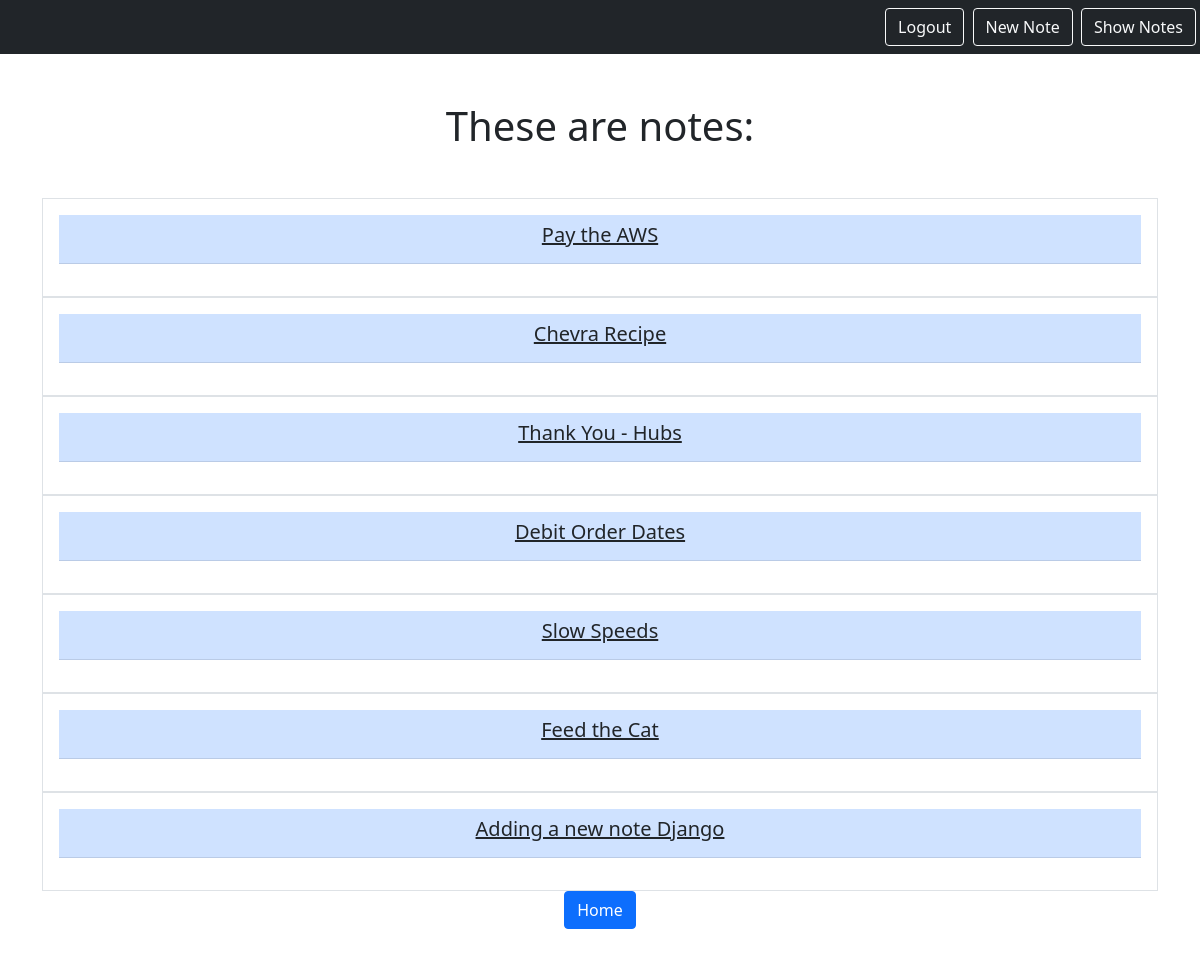
Page /smart/notes (signed in) on the earlier database version.
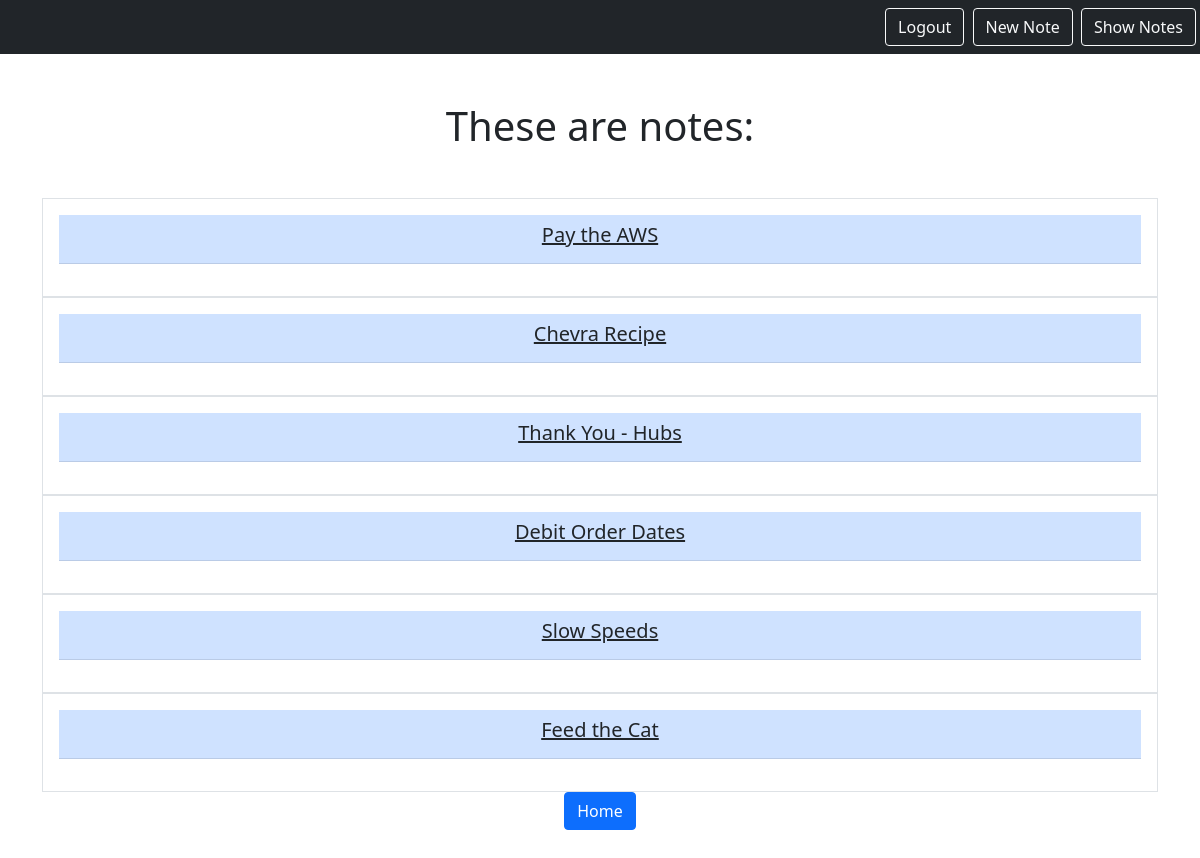
Same page on the later database version.
### notes/models.py (models this page shows)
class Notes(models.Model):
    title = models.CharField(max_length=200)
    text = models.TextField()
    created = models.DateTimeField(auto_now_add=True)
    user = models.ForeignKey(User, on_delete=models.CASCADE, related_name="notes")

### notes/views.py (the view)
# urls.py: path('notes', views.NotesListView.as_view(), name="notes.list"),
class NotesListView(LoginRequiredMixin, ListView):
    model = Notes
    context_object_name = "notes"
    template_name = "notes/notes_list.html"
    login_url = "/login"
    def get_queryset(self):
        return self.request.user.notes.all()

### notes/templates/notes/notes_list.html (shortened to what this page needs)
{% extends "base.html" %} {% block content %}
<h1 class="my-5">These are notes:</h1>
<div class="row row-cols3 g-2">
  {% for note in notes %}
  <div class="col">
    <div class="p-3 border">
      <table class="table table-primary">
    </div>
    <tr>
    <td><a href="{% url 'notes.detail' pk=note.id %}" class="text-dark text-decoration-non"><h5>{{note.title}}</h5></a></td>
    </tr>
  </div>
  {% endfor %}
</div>
<a href="{% url 'home' %}" class="btn btn-primary">Home</a>
{% endblock %}

### static/templates/base.html (shortened to what this page needs)
{% load static %}
<!DOCTYPE html>
<html lang="en">
  <head>
    <link
      href="https://cdn.jsdelivr.net/npm/bootstrap@5.0.1/dist/css/bootstrap.min.css"
      rel="stylesheet"
    />
  </head>
  <body>
    <nav class="navbar navbar-dark bg-dark">
      <div class="ms-auto">
        {% if user.is_authenticated %}
          <a href="{% url 'logout2' %}" class="btn btn-outline-light me-1">Logout</a>
          <a href="{% url 'notes.new' %}" class="btn btn-outline-light me-1">New Note</a>
          <a href="{% url 'notes.list' %}" class="btn btn-outline-light me-1">Show Notes</a>
        {% else %}
          <a href="{% url 'login' %}" class="btn btn-outline-light me-1">Login</a>
          <a href="{% url 'signup' %}" class="btn btn-outline-light me-1">Signup</a>
        {% endif %}
      </div>
    </nav>
    <div class="my-5 text-center container">
      {% block content %}
      {% endblock %}
    </div>
  </body>
</html>

Differences in the rows shown:
removed Notes: title "Adding a new note Django"
